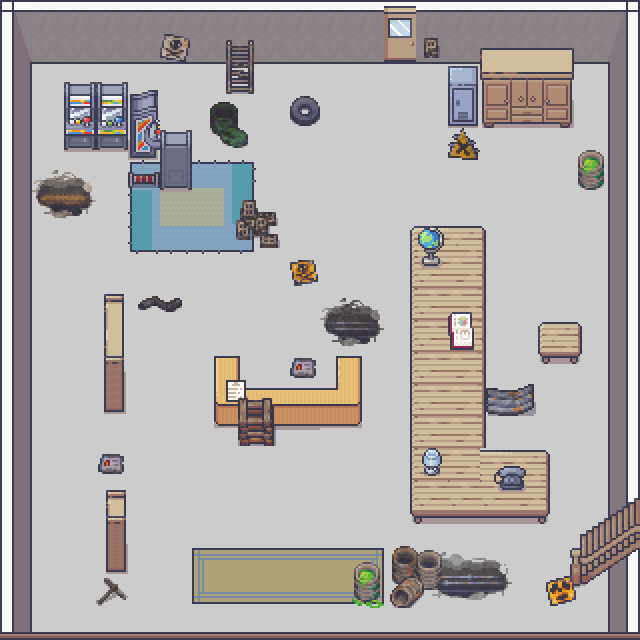

A level layout from a 2D game, rendered from its tile map. Below: a short description, then the map file with tile-grid data replaced by summaries:
An orthogonal 20x20 tile map with 32x32 px tiles, 5 tile layers (baseLayer, wallLayer, carpetLayer, furnitureLayer, ...), 5 tilesets.

<map version="1.10" tiledversion="1.10.2" orientation="orthogonal" renderorder="right-down" width="20" height="20" tilewidth="32" tileheight="32" infinite="0" nextlayerid="6" nextobjectid="1">
 <editorsettings>
  <export target="abandonbuilding.tmj" format="json" />
 </editorsettings>
 <tileset firstgid="1" name="basement" tilewidth="32" tileheight="32" tilecount="800" columns="16">
  <image source="basement.png" width="512" height="1600" />
  <tile id="619">
   <properties>
    <property name="stairs" type="bool" value="true" />
   </properties>
  </tile>
  <tile id="620">
   <properties>
    <property name="stairs" type="bool" value="true" />
   </properties>
  </tile>
  <tile id="635">
   <properties>
    <property name="stairs" type="bool" value="true" />
   </properties>
  </tile>
  <tile id="636">
   <properties>
    <property name="stairs" type="bool" value="true" />
   </properties>
  </tile>
  <tile id="656">
   <properties>
    <property name="furniture" type="bool" value="true" />
   </properties>
  </tile>
  <tile id="657">
   <properties>
    <property name="furniture" type="bool" value="true" />
   </properties>
  </tile>
  <tile id="660">
   <properties>
    <property name="furniture" type="bool" value="true" />
   </properties>
  </tile>
  <tile id="663">
   <properties>
    <property name="furniture" type="bool" value="true" />
   </properties>
  </tile>
  <tile id="665">
   <properties>
    <property name="furniture" type="bool" value="true" />
   </properties>
  </tile>
  <tile id="672">
   <properties>
    <property name="furniture" type="bool" value="true" />
   </properties>
  </tile>
  <tile id="673">
   <properties>
    <property name="furniture" type="bool" value="true" />
   </properties>
  </tile>
  <tile id="674">
   <properties>
    <property name="furniture" type="bool" value="true" />
   </properties>
  </tile>
  <tile id="676">
   <properties>
    <property name="furniture" type="bool" value="true" />
   </properties>
  </tile>
  <tile id="679">
   <properties>
    <property name="furniture" type="bool" value="true" />
   </properties>
  </tile>
  <tile id="681">
   <properties>
    <property name="furniture" type="bool" value="true" />
   </properties>
  </tile>
  <tile id="688">
   <properties>
    <property name="furniture" type="bool" value="false" />
   </properties>
  </tile>
  <tile id="689">
   <properties>
    <property name="furniture" type="bool" value="false" />
   </properties>
  </tile>
  <tile id="690">
   <properties>
    <property name="furniture" type="bool" value="true" />
   </properties>
  </tile>
 </tileset>
 <tileset firstgid="801" name="generic" tilewidth="32" tileheight="32" tilecount="1248" columns="16">
  <image source="generic.png" width="512" height="2496" />
  <tile id="539">
   <properties>
    <property name="furniture" type="bool" value="true" />
   </properties>
  </tile>
  <tile id="550">
   <properties>
    <property name="furniture" type="bool" value="true" />
   </properties>
  </tile>
  <tile id="551">
   <properties>
    <property name="furniture" type="bool" value="true" />
   </properties>
  </tile>
  <tile id="553">
   <properties>
    <property name="furniture" type="bool" value="true" />
   </properties>
  </tile>
  <tile id="566">
   <properties>
    <property name="furniture" type="bool" value="true" />
   </properties>
  </tile>
  <tile id="567">
   <properties>
    <property name="furniture" type="bool" value="true" />
   </properties>
  </tile>
  <tile id="569">
   <properties>
    <property name="furniture" type="bool" value="true" />
   </properties>
  </tile>
  <tile id="603">
   <properties>
    <property name="furniture" type="bool" value="true" />
   </properties>
  </tile>
  <tile id="1072">
   <properties>
    <property name="furniture" type="bool" value="true" />
   </properties>
  </tile>
  <tile id="1073">
   <properties>
    <property name="furniture" type="bool" value="true" />
   </properties>
  </tile>
  <tile id="1074">
   <properties>
    <property name="furniture" type="bool" value="true" />
   </properties>
  </tile>
  <tile id="1076">
   <properties>
    <property name="furniture" type="bool" value="true" />
   </properties>
  </tile>
  <tile id="1077">
   <properties>
    <property name="furniture" type="bool" value="true" />
   </properties>
  </tile>
  <tile id="1078">
   <properties>
    <property name="furniture" type="bool" value="true" />
   </properties>
  </tile>
  <tile id="1088">
   <properties>
    <property name="furniture" type="bool" value="true" />
   </properties>
  </tile>
  <tile id="1089">
   <properties>
    <property name="furniture" type="bool" value="true" />
   </properties>
  </tile>
  <tile id="1090">
   <properties>
    <property name="furniture" type="bool" value="true" />
   </properties>
  </tile>
  <tile id="1092">
   <properties>
    <property name="furniture" type="bool" value="true" />
   </properties>
  </tile>
  <tile id="1093">
   <properties>
    <property name="furniture" type="bool" value="true" />
   </properties>
  </tile>
  <tile id="1094">
   <properties>
    <property name="furniture" type="bool" value="true" />
   </properties>
  </tile>
  <tile id="1153">
   <properties>
    <property name="furniture" type="bool" value="true" />
   </properties>
  </tile>
  <tile id="1154">
   <properties>
    <property name="furniture" type="bool" value="true" />
   </properties>
  </tile>
  <tile id="1155">
   <properties>
    <property name="furniture" type="bool" value="true" />
   </properties>
  </tile>
  <tile id="1156">
   <properties>
    <property name="furniture" type="bool" value="true" />
   </properties>
  </tile>
  <tile id="1157">
   <properties>
    <property name="furniture" type="bool" value="true" />
   </properties>
  </tile>
  <tile id="1158">
   <properties>
    <property name="furniture" type="bool" value="true" />
   </properties>
  </tile>
  <tile id="1169">
   <properties>
    <property name="furniture" type="bool" value="true" />
   </properties>
  </tile>
  <tile id="1170">
   <properties>
    <property name="furniture" type="bool" value="true" />
   </properties>
  </tile>
  <tile id="1171">
   <properties>
    <property name="furniture" type="bool" value="true" />
   </properties>
  </tile>
  <tile id="1172">
   <properties>
    <property name="furniture" type="bool" value="true" />
   </properties>
  </tile>
  <tile id="1173">
   <properties>
    <property name="furniture" type="bool" value="true" />
   </properties>
  </tile>
  <tile id="1174">
   <properties>
    <property name="furniture" type="bool" value="true" />
   </properties>
  </tile>
  <tile id="1185">
   <properties>
    <property name="furniture" type="bool" value="true" />
   </properties>
  </tile>
  <tile id="1186">
   <properties>
    <property name="furniture" type="bool" value="true" />
   </properties>
  </tile>
  <tile id="1187">
   <properties>
    <property name="furniture" type="bool" value="true" />
   </properties>
  </tile>
  <tile id="1188">
   <properties>
    <property name="furniture" type="bool" value="true" />
   </properties>
  </tile>
  <tile id="1189">
   <properties>
    <property name="furniture" type="bool" value="true" />
   </properties>
  </tile>
  <tile id="1190">
   <properties>
    <property name="furniture" type="bool" value="true" />
   </properties>
  </tile>
 </tileset>
 <tileset firstgid="2049" name="interior" tilewidth="32" tileheight="32" tilecount="8284" columns="76">
  <image source="interior.png" width="2432" height="3488" />
  <tile id="326">
   <properties>
    <property name="wall" type="bool" value="true" />
   </properties>
  </tile>
  <tile id="5230">
   <properties>
    <property name="wall" type="bool" value="true" />
   </properties>
  </tile>
  <tile id="5233">
   <properties>
    <property name="wall" type="bool" value="true" />
   </properties>
  </tile>
  <tile id="5306">
   <properties>
    <property name="wall" type="bool" value="true" />
   </properties>
  </tile>
  <tile id="5309">
   <properties>
    <property name="wall" type="bool" value="true" />
   </properties>
  </tile>
  <tile id="5382">
   <properties>
    <property name="wall" type="bool" value="true" />
   </properties>
  </tile>
  <tile id="5383">
   <properties>
    <property name="wall" type="bool" value="true" />
   </properties>
  </tile>
  <tile id="5384">
   <properties>
    <property name="wall" type="bool" value="true" />
   </properties>
  </tile>
  <tile id="5385">
   <properties>
    <property name="wall" type="bool" value="true" />
   </properties>
  </tile>
  <tile id="5459">
   <properties>
    <property name="wall" type="bool" value="true" />
   </properties>
  </tile>
  <tile id="5460">
   <properties>
    <property name="wall" type="bool" value="true" />
   </properties>
  </tile>
 </tileset>
 <tileset firstgid="10333" name="town" tilewidth="32" tileheight="32" tilecount="2240" columns="32">
  <image source="town.png" width="1024" height="2240" />
  <tile id="520">
   <properties>
    <property name="furniture" type="bool" value="true" />
   </properties>
  </tile>
  <tile id="521">
   <properties>
    <property name="furniture" type="bool" value="true" />
   </properties>
  </tile>
  <tile id="522">
   <properties>
    <property name="furniture" type="bool" value="true" />
   </properties>
  </tile>
  <tile id="523">
   <properties>
    <property name="furniture" type="bool" value="true" />
   </properties>
  </tile>
  <tile id="1871">
   <properties>
    <property name="furniture" type="bool" value="true" />
   </properties>
  </tile>
  <tile id="1872">
   <properties>
    <property name="furniture" type="bool" value="true" />
   </properties>
  </tile>
  <tile id="1903">
   <properties>
    <property name="furniture" type="bool" value="true" />
   </properties>
  </tile>
  <tile id="1904">
   <properties>
    <property name="furniture" type="bool" value="true" />
   </properties>
  </tile>
  <tile id="1935">
   <properties>
    <property name="furniture" type="bool" value="true" />
   </properties>
  </tile>
  <tile id="1967">
   <properties>
    <property name="furniture" type="bool" value="true" />
   </properties>
  </tile>
  <tile id="1970">
   <properties>
    <property name="furniture" type="bool" value="true" />
   </properties>
  </tile>
  <tile id="1971">
   <properties>
    <property name="furniture" type="bool" value="true" />
   </properties>
  </tile>
  <tile id="2002">
   <properties>
    <property name="furniture" type="bool" value="true" />
   </properties>
  </tile>
  <tile id="2055">
   <properties>
    <property name="furniture" type="bool" value="true" />
   </properties>
  </tile>
  <tile id="2087">
   <properties>
    <property name="furniture" type="bool" value="true" />
   </properties>
  </tile>
  <tile id="2119">
   <properties>
    <property name="furniture" type="bool" value="true" />
   </properties>
  </tile>
  <tile id="2151">
   <properties>
    <property name="furniture" type="bool" value="true" />
   </properties>
  </tile>
  <tile id="2183">
   <properties>
    <property name="furniture" type="bool" value="true" />
   </properties>
  </tile>
  <tile id="2215">
   <properties>
    <property name="furniture" type="bool" value="true" />
   </properties>
  </tile>
 </tileset>
 <tileset firstgid="12573" name="classroom" tilewidth="32" tileheight="32" tilecount="544" columns="16">
  <image source="classroom.png" width="512" height="1088" />
  <tile id="92">
   <properties>
    <property name="furniture" type="bool" value="true" />
   </properties>
  </tile>
  <tile id="108">
   <properties>
    <property name="furniture" type="bool" value="true" />
   </properties>
  </tile>
  <tile id="112">
   <properties>
    <property name="furniture" type="bool" value="true" />
   </properties>
  </tile>
  <tile id="113">
   <properties>
    <property name="furniture" type="bool" value="true" />
   </properties>
  </tile>
  <tile id="130">
   <properties>
    <property name="furniture" type="bool" value="true" />
   </properties>
  </tile>
  <tile id="131">
   <properties>
    <property name="furniture" type="bool" value="true" />
   </properties>
  </tile>
  <tile id="172">
   <properties>
    <property name="furniture" type="bool" value="true" />
   </properties>
  </tile>
  <tile id="174">
   <properties>
    <property name="furniture" type="bool" value="true" />
   </properties>
  </tile>
  <tile id="188">
   <properties>
    <property name="furniture" type="bool" value="true" />
   </properties>
  </tile>
  <tile id="190">
   <properties>
    <property name="furniture" type="bool" value="true" />
   </properties>
  </tile>
  <tile id="220">
   <properties>
    <property name="furniture" type="bool" value="true" />
   </properties>
  </tile>
  <tile id="428">
   <properties>
    <property name="furniture" type="bool" value="true" />
   </properties>
  </tile>
  <tile id="431">
   <properties>
    <property name="furniture" type="bool" value="true" />
   </properties>
  </tile>
  <tile id="444">
   <properties>
    <property name="furniture" type="bool" value="true" />
   </properties>
  </tile>
  <tile id="445">
   <properties>
    <property name="furniture" type="bool" value="true" />
   </properties>
  </tile>
  <tile id="446">
   <properties>
    <property name="furniture" type="bool" value="true" />
   </properties>
  </tile>
  <tile id="447">
   <properties>
    <property name="furniture" type="bool" value="true" />
   </properties>
  </tile>
  <tile id="460">
   <properties>
    <property name="furniture" type="bool" value="true" />
   </properties>
  </tile>
  <tile id="461">
   <properties>
    <property name="furniture" type="bool" value="true" />
   </properties>
  </tile>
  <tile id="462">
   <properties>
    <property name="furniture" type="bool" value="true" />
   </properties>
  </tile>
  <tile id="463">
   <properties>
    <property name="furniture" type="bool" value="true" />
   </properties>
  </tile>
  <tile id="476">
   <properties>
    <property name="shelf" type="bool" value="true" />
   </properties>
  </tile>
  <tile id="477">
   <properties>
    <property name="shelf" type="bool" value="true" />
   </properties>
  </tile>
 </tileset>
 <layer id="1" name="baseLayer" width="20" height="20">
  <data>[400 cells, 400 non-empty, 1 distinct tile ids]</data>
 </layer>
 <layer id="2" name="wallLayer" width="20" height="20">
  <data>[400 cells, 76 non-empty, 10 distinct tile ids]</data>
 </layer>
 <layer id="3" name="carpetLayer" width="20" height="20">
  <data>[400 cells, 51 non-empty, 45 distinct tile ids]</data>
 </layer>
 <layer id="4" name="furnitureLayer" width="20" height="20">
  <data>[400 cells, 99 non-empty, 65 distinct tile ids]</data>
 </layer>
 <layer id="5" name="objectLayer" width="20" height="20">
  <data>[400 cells, 68 non-empty, 49 distinct tile ids]</data>
 </layer>
</map>
